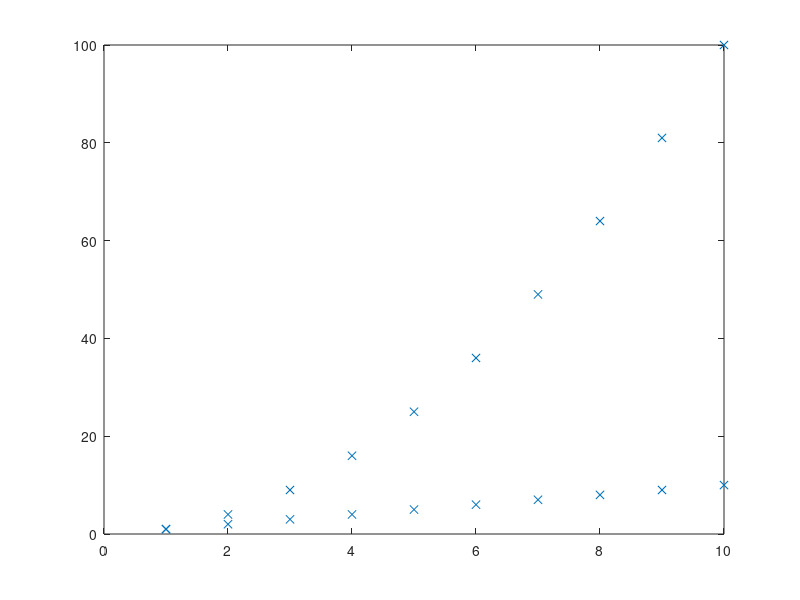

This figure's MATLAB source: (Note: this script raises an error after producing the figure.)
clear all
clc

x=[1,2,3,4,5,6,7,8,9,10,1,2,3,4,5,6,7,8,9,10]; 
y=[1,2,3,4,5,6,7,8,9,10,1,4,9,16,25,36,49,64,81,100];
plot(x,y,'x')

modelfun1=@(b,x)(b(1).*x);
beta0=[1]
NLM1=fitnlm(x,y,modelfun1,beta0)

modelfun2=@(b,x)(b(1).*x.^2+b(2).*x);
beta0=[1,1]
NLM2=fitnlm(x,y,modelfun2,beta0)

modelfun3=@(b,x)(b(1).*x.^2);
beta0=[1]
NLM3=fitnlm(x,y,modelfun3,beta0)